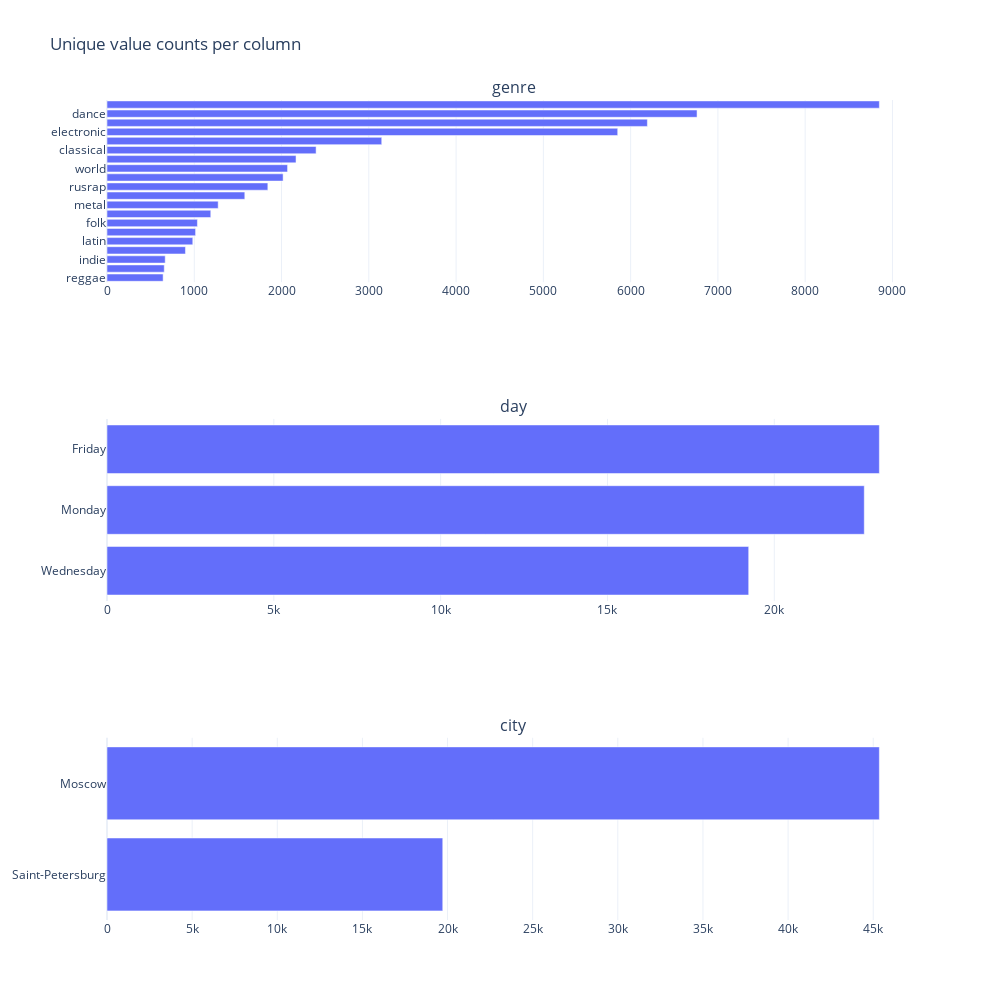

The code cell stored with this chart in its notebook:
### Code cell
plot_unique_counts(
    raw_music.rename(columns=snakecase), 
    ['genre', 'day', 'city'],
    # ['genre'],
    n_cols=1,
    top_n=20,
    fig_size=(FIG_WIDTH, 2*FIG_HEIGHT)
)

### Figure 1 — Plotly figure (JSON) as saved in the notebook; plotly's stock layout.template omitted (floating-point values rounded to 4 significant figures)
{"data": [{"alignmentgroup": "True", "hovertemplate": "ucount=%{x}<br>values=%{y}<extra></extra>", "legendgroup": "", "marker": {"color": "#636efa", "pattern": {"shape": ""}}, "name": "", "offsetgroup": "", "orientation": "h", "showlegend": false, "textposition": "auto", "type": "bar", "x": [643, 656, 667, 899, 983, 1015, 1036, 1189, 1274, 1579, 1843, 2018, 2069, 2166, 2396, 3148, 5852, 6192, 6761, 8850], "xaxis": "x", "y": ["reggae", "rusrock", "indie", "rap", "latin", "rnb", "folk", "soundtrack", "metal", "jazz", "rusrap", "ruspop", "world", "alternative", "classical", "hip", "electronic", "rock", "dance", "pop"], "yaxis": "y"}, {"alignmentgroup": "True", "hovertemplate": "ucount=%{x}<br>values=%{y}<extra></extra>", "legendgroup": "", "marker": {"color": "#636efa", "pattern": {"shape": ""}}, "name": "", "offsetgroup": "", "orientation": "h", "showlegend": false, "textposition": "auto", "type": "bar", "x": [19233, 22697, 23149], "xaxis": "x2", "y": ["Wednesday", "Monday", "Friday"], "yaxis": "y2"}, {"alignmentgroup": "True", "hovertemplate": "ucount=%{x}<br>values=%{y}<extra></extra>", "legendgroup": "", "marker": {"color": "#636efa", "pattern": {"shape": ""}}, "name": "", "offsetgroup": "", "orientation": "h", "showlegend": false, "textposition": "auto", "type": "bar", "x": [19719, 45360], "xaxis": "x3", "y": ["Saint-Petersburg", "Moscow"], "yaxis": "y3"}], "layout": {"annotations": [{"font": {"size": 16}, "showarrow": false, "text": "genre", "x": 0.5, "xanchor": "center", "xref": "paper", "y": 1, "yanchor": "bottom", "yref": "paper"}, {"font": {"size": 16}, "showarrow": false, "text": "day", "x": 0.5, "xanchor": "center", "xref": "paper", "y": 0.6111, "yanchor": "bottom", "yref": "paper"}, {"font": {"size": 16}, "showarrow": false, "text": "city", "x": 0.5, "xanchor": "center", "xref": "paper", "y": 0.2222, "yanchor": "bottom", "yref": "paper"}], "height": 1000, "showlegend": false, "title": {"text": "Unique value counts per column"}, "width": 1000, "xaxis": {"anchor": "y", "domain": [0, 1]}, "xaxis2": {"anchor": "y2", "domain": [0, 1]}, "xaxis3": {"anchor": "y3", "domain": [0, 1]}, "yaxis": {"anchor": "x", "domain": [0.7778, 1]}, "yaxis2": {"anchor": "x2", "domain": [0.3889, 0.6111]}, "yaxis3": {"anchor": "x3", "domain": [0, 0.2222]}}}
